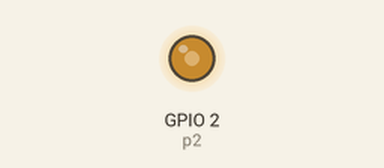
Recording of a program running on a simulated ESP32 board running MicroPython. On the bench: output pins drawn as LEDs (lit = HIGH).

Above: at 0.05 s.
At 2.05 s:
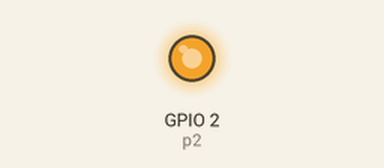
At 4.1 s:
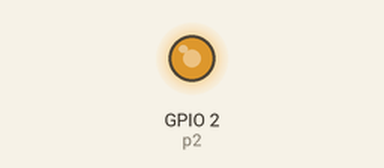
Timing chart, 0 to 6.7 s (numbered marks = the images above):
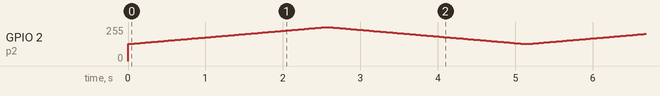

The program:

class1.py
```python
from machine import Pin, PWM
import time

f = 1000
d = 0
p2 = PWM(Pin(2), freq=f, duty=d)
while True:
    for i in range(512, 1024):
        p2.duty(i)
        time.sleep(0.005)
    for i in range(1024, 512, -1):
        p2.duty(i)
        time.sleep(0.005)
```
